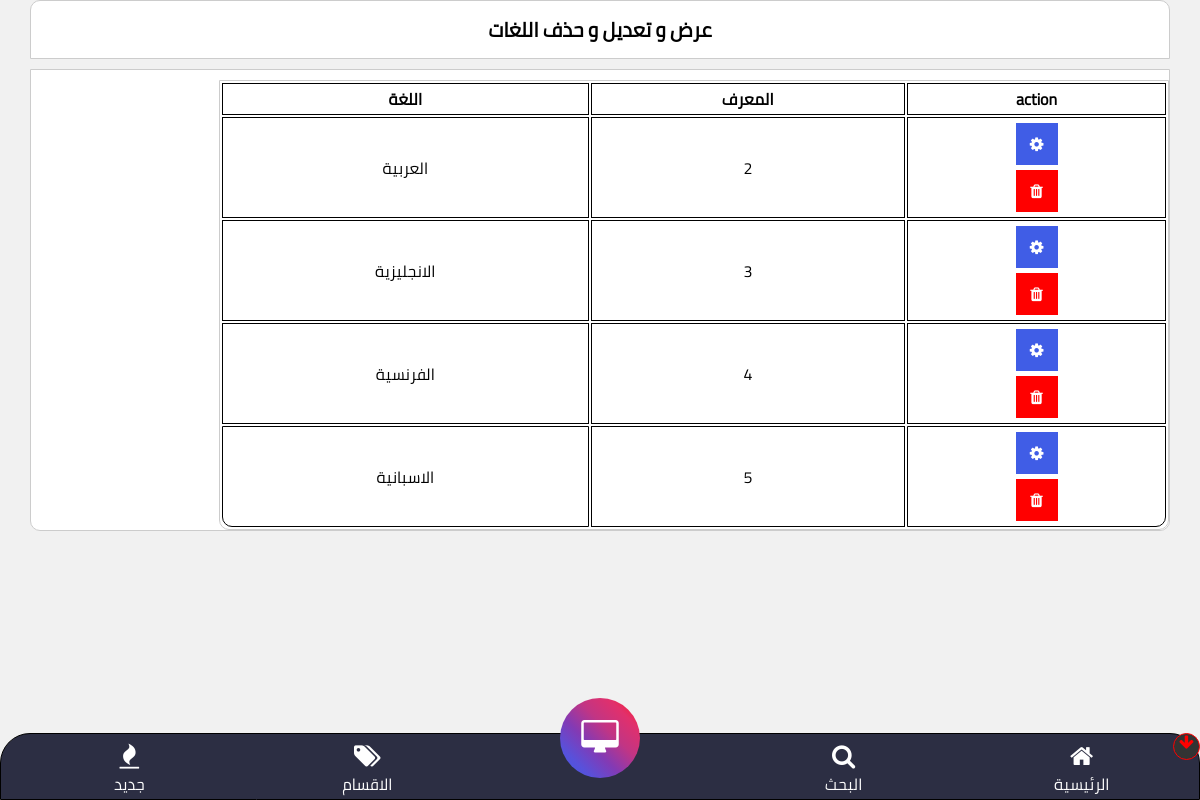
/controls/sh-lang.php (signed in), run on the app's committed database.
### tables this page shows
CREATE TABLE `langs` (
  `ID` int(11) NOT NULL,
  `Lang` varchar(100) NOT NULL,
  `Lang1` varchar(4) NOT NULL
);

### controls/sh-lang.php (the view, shortened to what this page needs)
<?php
require_once '../config.php';
include_once '../bottom-nav.php';
$sql = "SELECT * FROM langs";
$result = mysqli_query($conn, $sql);
if ($result->num_rows > 0) {
  echo '
    <div class="cont">
    <p class="title">عرض و تعديل و حذف اللغات</p>
    <div class="table-box">
    <table>
    <tr>
      <th>action</th>
      <th>المعرف</th>
      <th>اللغة </th>
    </tr>
  ';
  while ($row = $result->fetch_assoc()) {
    echo '
    <tr>
    <td>
      <span><a href="edit-lang.php?' . $row["ID"] . '"><i class="fa fa-cog"></a></i></span>
      <span><a href="delete-lang.php?' . $row["ID"] . '"><i class="fa fa-trash"></i></a></span>
    </td>
    <td> ' . $row['ID'] . '</td>
    <td>' . $row['Lang'] . '</td>
  </tr>
    ';
  }
  echo '
  </table>
</div>
</div>
  ';
}
?>
<!DOCTYPE html>
<html lang="en">
<head>
  <link rel="stylesheet" href="css/sh-series.css">
</head>
<body>
</body>
</html>

### controls/css/normal.css (style rules this page uses)
html { line-height: 1.15; -webkit-text-size-adjust: 100%; }
body { margin: 0; }
a { background-color: transparent; }

### controls/css/sh-series.css (style rules this page uses)
body { background-color: #f1f1f1; direction: rtl; margin-bottom: 80px; }
.cont { width: 95%; margin: auto; }
.title { padding: 10px 0; text-align: center; font-weight: bold; font-size: 20px; border-top-right-radius: 10px; border-top-left-radius: 10px; border: 1px solid #ccc; background-color: #fff; }
table { margin-top: 10px; border: 1px solid #ccc; background-color: #fff; border-bottom-right-radius: 10px; border-bottom-left-radius: 10px; width: 100%; text-align: center; overflow: scroll; width: 950px; }
.table-box { margin-top: 10px; overflow: scroll; border: 1px solid #ccc; background-color: #fff; border-bottom-right-radius: 10px; border-bottom-left-radius: 10px; }
table td { border: 1px solid #000; }
table th { border: 1px solid #000; }
table tr:last-of-type td:last-of-type { border-bottom-left-radius: 10px; }
table tr:last-of-type td:first-of-type { border-bottom-right-radius: 10px; }
table td span { display: block; width: 40px; margin: 5px auto; height: 40px; line-height: 40px; background-color: #405de6; border: 1px solid #405de6; color: #fff; cursor: pointer; transition: all .3s; }
table td span a { color: #fff; display: block; width: 100%; height: 100%; }
table td span a i { line-height: 40px !important; }
table td span:last-of-type { background-color: #f00; border: 1px solid #f00; transition: all .3s; }

### bottom-nav.php (style rules this page uses)
* { padding: 0; margin: 0; }
html { line-height: unset; }
body { font-family: cairo, Arial, Helvetica, sans-serif; }
a { text-decoration: none; }

### data on the page
langs: ID "2", Lang "العربية"
langs: ID "3", Lang "الانجليزية"
langs: ID "4", Lang "الفرنسية"
langs: ID "5", Lang "الاسبانية"
